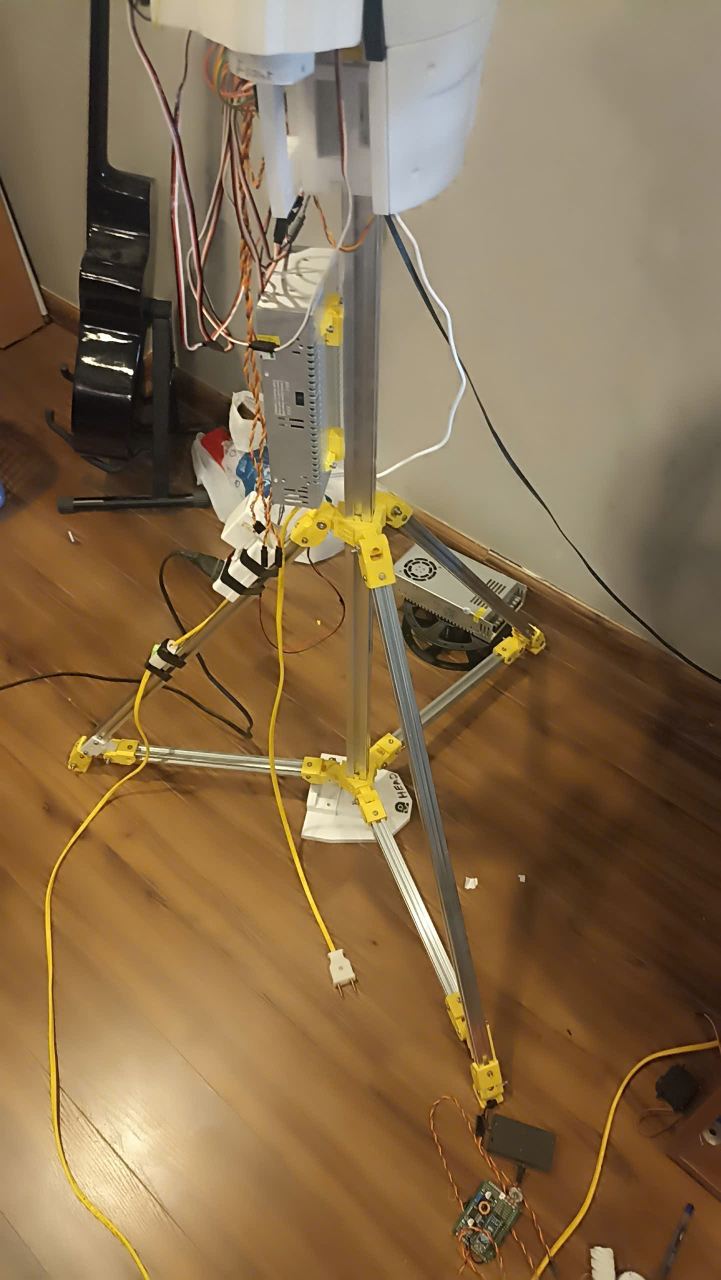
#> input picture Image/Picture/z7868155874915_f5bbcc8e52d952856d9b32bcc407c941.jpg, 1441 x 2560 px (shown at 1/2 size); its folder holds only this picture in this run
$ python -i Debug_screen_completed.py   (imports and definitions only)
#> lines starting #> are read from the running program, lines starting #| are printed output that depends on the picture
### lcd_3inch5/st7796.py
import time
import spidev
import logging
import numpy as np
from gpiozero import *

SPI_Freq = 40000000     # SPI clock frequency
SPI_Mode = 0            # Mode 0
BL_Freq  = 1000         # PWM frequency (backlight)
RST_PIN  = 27
DC_PIN	 = 22
BL_PIN   = 12

class st7796():
    def __init__(self):
        self.np = np
        self.width  = 320
        self.height = 480

        self.GPIO_RST_PIN = DigitalOutputDevice(RST_PIN, active_high=True, initial_value=True)    # RST set as output: pin, high level active, default high
        self.GPIO_DC_PIN  = DigitalOutputDevice(DC_PIN, active_high=True, initial_value=True)     # DC set as output: pin, high level active, default high
        self.GPIO_BL_PIN  = PWMOutputDevice(BL_PIN, frequency=BL_Freq)                            # BL set as PWM: pin, PWM frequency
        self.bl_DutyCycle(100)

        # Initialize SPI
        self.SPI = spidev.SpiDev(0, 0)
        self.SPI.max_speed_hz = SPI_Freq
        self.SPI.mode = 0b00

        self.lcd_init()

    def bl_DutyCycle(self, duty):                   # Set PWM duty cycle
        self.GPIO_BL_PIN.value = duty / 100

    # [5 lines left out: function digital_write, not called in this run]

    def spi_writebyte(self, data):
        if self.SPI!=None :
            self.SPI.writebytes(data)

    def command(self, cmd):
        self.digital_write(self.GPIO_DC_PIN, False)
        self.spi_writebyte([cmd])

    def data(self, val):
        self.digital_write(self.GPIO_DC_PIN, True)
        self.spi_writebyte([val])

    # [223 lines left out: functions reset, dre_rectangle, lcd_init, set_windows, show_image_windows, show_image and 1 more, not called in this run]


### Debug_screen_completed.py
#!/usr/bin/env python3
# -*- coding: utf-8 -*-
"""
Humandroid Debug Screen
- LCD 3.5 inch ST7796 menu
- Keyboard control: W/S move, Enter select, Q back, E stop, H home all
- Lazy initialization: camera/mic/servo/AI modules are loaded only when needed

Copy file to:
    /home/hhl/humandroid/Debug_screen.py
Run:
    python3 /home/hhl/humandroid/Debug_screen.py
"""

import os
import sys
import time
import json
import math
import yaml
import signal
import importlib
import subprocess
from pathlib import Path
from typing import Any, Dict, List, Optional, Tuple

try:
    import cv2
except Exception:  # pragma: no cover - available on Pi
    cv2 = None

try:
    import numpy as np
except Exception:  # pragma: no cover - available on Pi
    np = None

try:
    from PIL import Image, ImageDraw, ImageFont, ImageOps
except Exception as e:
    raise RuntimeError("Pillow is required for Debug_screen.py") from e

try:
    from pynput import keyboard
except Exception:  # pragma: no cover - available on Pi desktop
    keyboard = None


# ==================================================
# PATHS
# ==================================================

PROJECT_ROOT = os.environ.get("HUMANDROID_ROOT", "/home/hhl/humandroid")
PROJECT_ROOT = os.path.abspath(PROJECT_ROOT)

if PROJECT_ROOT not in sys.path:
    sys.path.insert(0, PROJECT_ROOT)

SCRIPT_DIR = os.path.dirname(os.path.abspath(__file__))
if SCRIPT_DIR not in sys.path:
    sys.path.insert(0, SCRIPT_DIR)

CONFIG_FILE = os.path.join(PROJECT_ROOT, "config.yaml")
SERVO_FILE = os.path.join(PROJECT_ROOT, "config_servo_angles.yaml")
POSE_FILE = os.path.join(PROJECT_ROOT, "config_pose.yaml")
ACTION_FILE = os.path.join(PROJECT_ROOT, "actions.txt")
DEBUG_LOG_FILE = os.path.join(PROJECT_ROOT, "debug.log")
FRAME_SAVE_DIR = os.path.join(PROJECT_ROOT, "debug_frames")
MAIN_FILE = os.path.join(PROJECT_ROOT, "main.py")

FONT_PATH = "/usr/share/fonts/truetype/dejavu/DejaVuSans-Bold.ttf"


# ==================================================
# LCD INIT WITH SAFE FALLBACK
# ==================================================

class DummyDisplay:
    """Fallback display so the file can still run in terminal for syntax/debug."""

    def clear(self):
        print("[LCD] clear")

    def show_image(self, img):
        print("[LCD] show_image", img.size)

    def bl_DutyCycle(self, value):
        print(f"[LCD] backlight={value}")

    def module_exit(self):
        print("[LCD] module_exit")


def init_lcd():
    try:
        from lcd_3inch5 import st7796
        d = st7796.st7796()
        d.clear()
        return d
    except Exception as e:
        print(f"[WARN] LCD init failed, using DummyDisplay: {e}")
        return DummyDisplay()


disp = init_lcd()


# ==================================================
# SCREEN CONFIG
# ==================================================

SCREEN_W = 320
SCREEN_H = 480
BTN_X = 30
BTN_W = 260


# ==================================================
# FONT
# ==================================================

def load_font(size: int):
    try:
        return ImageFont.truetype(FONT_PATH, size)
    except Exception:
        return ImageFont.load_default()


font_title = load_font(28)
font_btn = load_font(22)
font_log = load_font(15)
font_text = load_font(22)
#> further down, picture is the input picture: shape (2560, 1441, 3); mean B, G, R 77.6, 109.7, 134.4
font_small = load_font(16)


# ==================================================
# GLOBAL UI STATE
# ==================================================

buttons: List["Button"] = []
selected_idx = 0
current_title = ""
log_lines: List[str] = []

screen_mode = "menu"      # menu | head_control | preview | info | input
input_mode = False
preview_stop = False

head_pitch = 110
head_yaw = 75
HEAD_STEP = 10

HEAD_PITCH_MIN = 30
HEAD_PITCH_MAX = 180
HEAD_YAW_MIN = 10
HEAD_YAW_MAX = 130


# ==================================================
# BASIC HELPERS
# ==================================================

def clamp(value, low, high):
    return max(low, min(high, value))


def ensure_dir(path: str):
    os.makedirs(path, exist_ok=True)


# [20 lines left out: functions safe_str, load_yaml_file, save_yaml_file, not called in this run]


# ==================================================
# CANVAS
# ==================================================

def new_canvas():
    img = Image.new("RGB", (SCREEN_W, SCREEN_H), "black")
    return img, ImageDraw.Draw(img)


def show(img: Image.Image):
    try:
        img = img.rotate(180)
        disp.show_image(img)
    except Exception as e:
        print(f"[LCD] show failed: {e}")


# [131 lines left out: functions clear_screen, safe_backlight_off, log, draw_logs, wrap_line, draw_text_screen and 1 more, not called in this run]


def draw_frame_to_lcd(frame, title="CAMERA", footer="Q: BACK"):
#> called with title = 'CAMERA', footer = 'Q: BACK'
    if cv2 is None:
        draw_text_screen("OpenCV missing", color="red")
        return

    if frame is None:
        draw_text_screen("NO FRAME", color="red")
        return

    try:
        if len(frame.shape) == 3 and frame.shape[2] == 3:
            rgb = cv2.cvtColor(frame, cv2.COLOR_BGR2RGB)
        elif len(frame.shape) == 3 and frame.shape[2] == 4:
            rgb = cv2.cvtColor(frame, cv2.COLOR_BGRA2RGB)
        else:
            rgb = cv2.cvtColor(frame, cv2.COLOR_GRAY2RGB)

        img = Image.fromarray(rgb)
        img = ImageOps.contain(img, (SCREEN_W, SCREEN_H - 42))
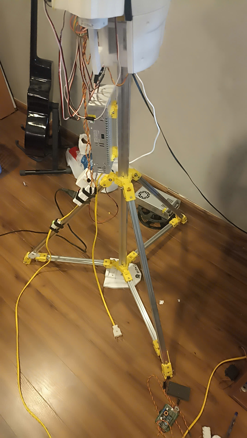
#> img: PIL image 247x438 RGB; mean R, G, B 134.4, 109.7, 77.6

        canvas = Image.new("RGB", (SCREEN_W, SCREEN_H), "black")
#> canvas: PIL image 320x480 RGB; every value is 0
        x = (SCREEN_W - img.width) // 2
#> x = 36
        y = 34
        canvas.paste(img, (x, y))
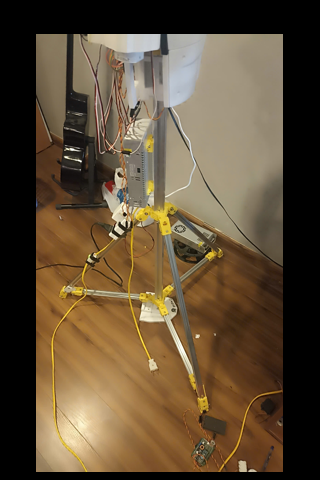
#> canvas: PIL image 320x480 RGB; mean R, G, B 94.7, 77.3, 54.7

        draw = ImageDraw.Draw(canvas)
        draw.rectangle((0, 0, SCREEN_W, 32), fill="black")
        draw.text((8, 7), title[:28], fill="cyan", font=font_log)
        draw.rectangle((0, SCREEN_H - 24, SCREEN_W, SCREEN_H), fill="black")
        draw.text((8, SCREEN_H - 20), footer, fill="yellow", font=font_log)
        show(canvas)
#> in show, `img = img.rotate(180)`:
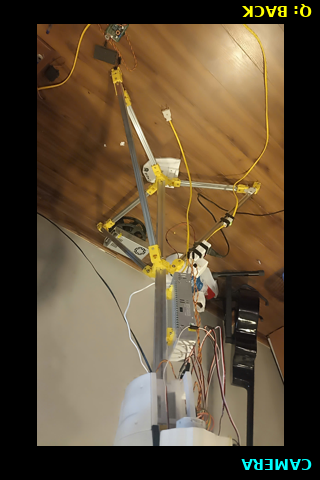
#> img: PIL image 320x480 RGB; mean R, G, B 91.6, 75.7, 53.6
#| [LCD] show_image (320, 480)
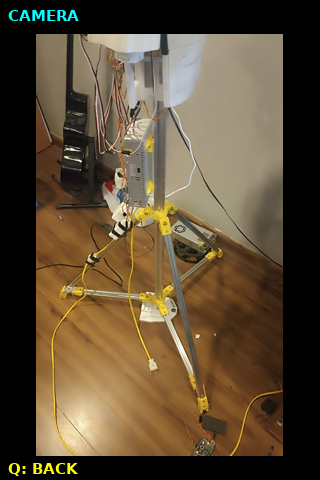
#> canvas: PIL image 320x480 RGB; mean R, G, B 91.6, 75.7, 53.6

    except Exception as e:
        draw_text_screen(f"FRAME ERROR\n{e}", size=16, color="red")


# ==================================================
# BUTTON
# ==================================================

class Button:
    # [78 lines left out: functions __init__, draw, get_button_layout, redraw_menu, show_menu, animate_button, not called in this run]


# ==================================================
# COMMAND RESULT
# ==================================================

def make_result(success=True, message="OK", data=None):
    return {"success": bool(success), "message": str(message), "data": data}


# ==================================================
# LAZY ROBOT CONTEXT
# ==================================================

class DebugContext:
    def __init__(self):
        self.robot = None
        self.camera = None
        self.yolo = None
        self.vision = None
        self.head = None
        self.hand = None
        self.audio = None
        self.mic = None
        self.listener = None
        self.speaker = None
        self.planner = None
        self.answer = None

    # [134 lines left out: functions import_class, get_robot, get_camera, get_yolo, get_vision, get_head and 8 more, not called in this run]


ctx = DebugContext()


# [1068 lines left out: functions call_safe, run_cmd, execute_debug_command, run_shell, sys_info, camera_status and 44 more, not called in this run]


# [2 lines not run here, left out]

>>> import cv2
>>> picture = cv2.imread('Image/Picture/z7868155874915_f5bbcc8e52d952856d9b32bcc407c941.jpg')
>>> result = draw_frame_to_lcd(picture)

$ run again, on Image/Picture/z7868155877616_5650956079e6d698c2b28b74eea5be61.jpg
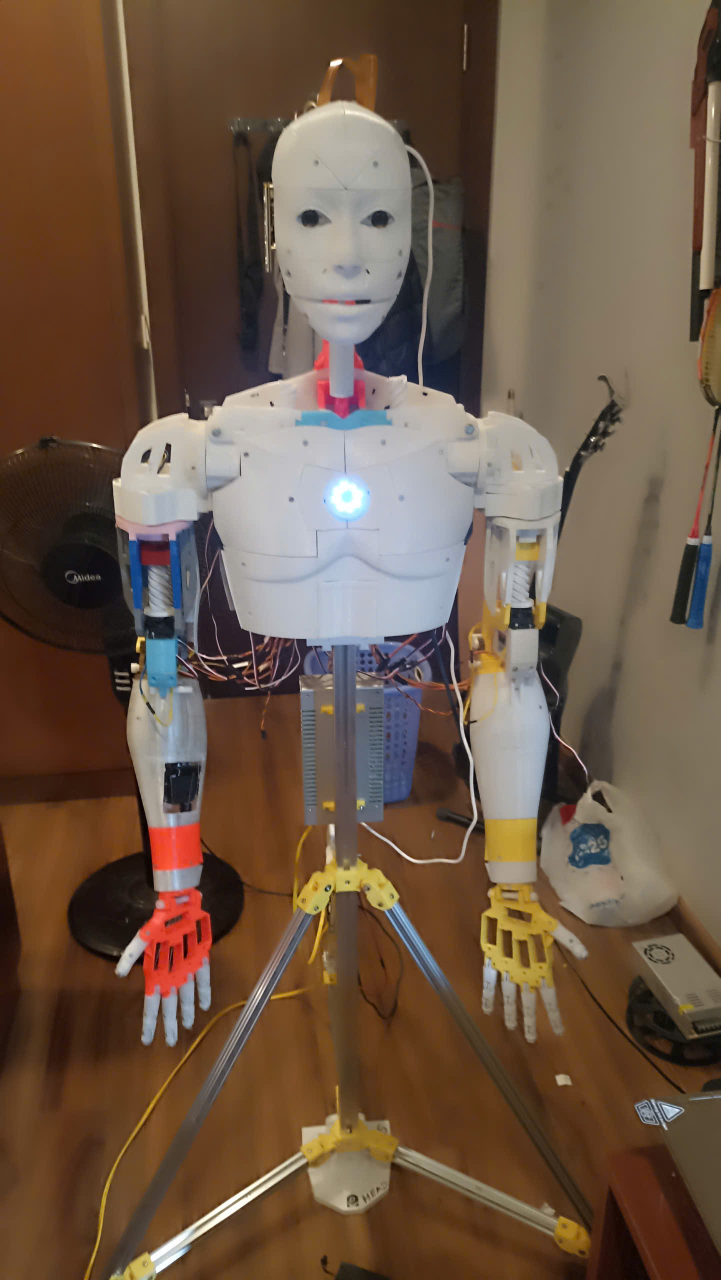
#> input picture Image/Picture/z7868155877616_5650956079e6d698c2b28b74eea5be61.jpg, 1441 x 2560 px (shown at 1/2 size)
#> picture is the input picture: shape (2560, 1441, 3); mean B, G, R 70.7, 88, 109.2
#> in show, `img = img.rotate(180)`:
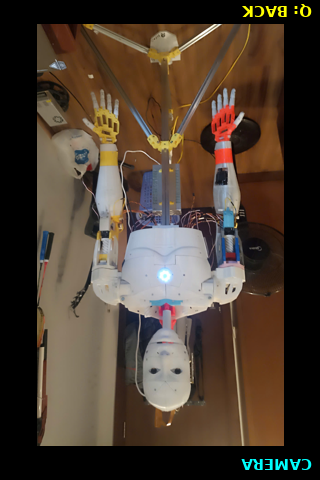
#> img: PIL image 320x480 RGB; mean R, G, B 75.1, 61.6, 49.5
#| [LCD] show_image (320, 480)
#> in draw_frame_to_lcd, `show(canvas)`:
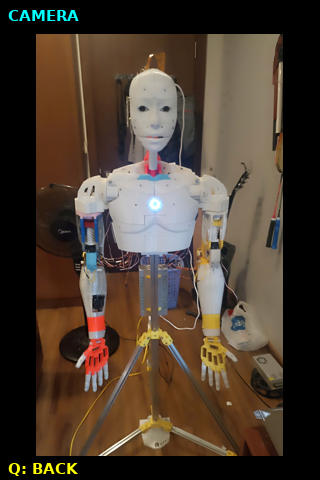
#> canvas: PIL image 320x480 RGB; mean R, G, B 75.1, 61.6, 49.5

$ run again, on Image/Picture/z7868155884505_84aa7b8eb131cfe5940c0bad885087a6.jpg
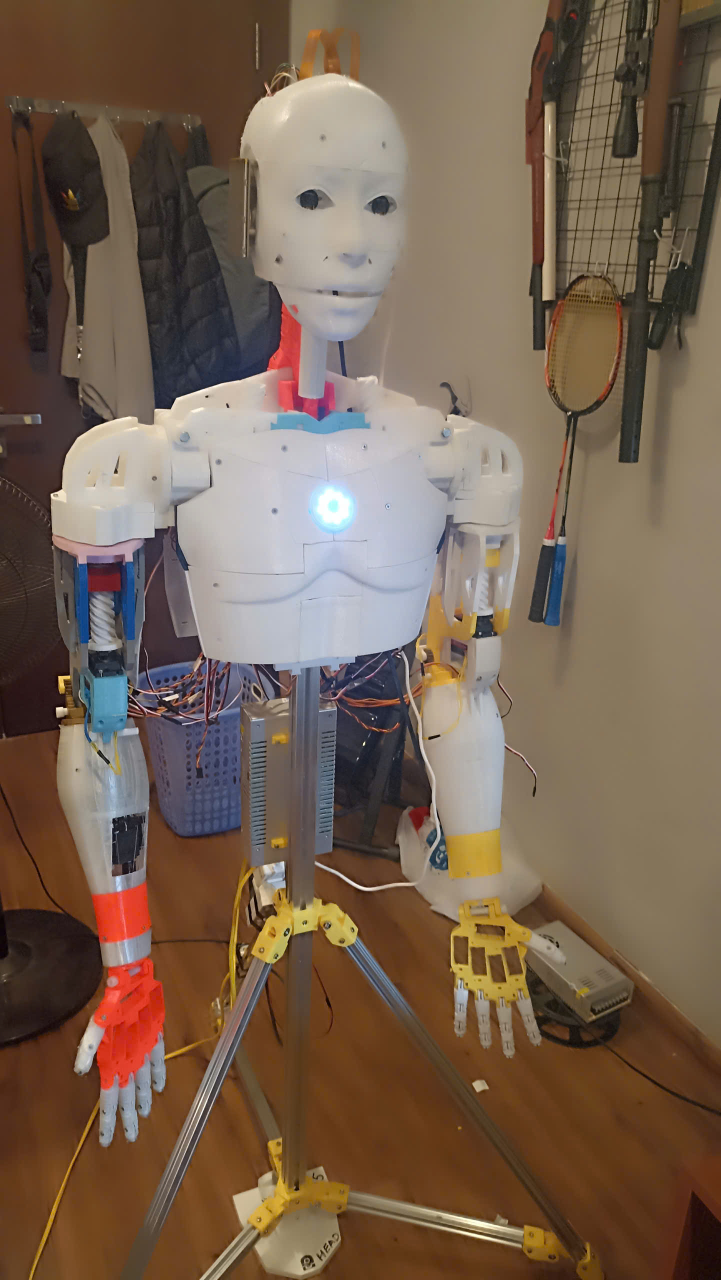
#> input picture Image/Picture/z7868155884505_84aa7b8eb131cfe5940c0bad885087a6.jpg, 1441 x 2560 px (shown at 1/2 size)
#> picture is the input picture: shape (2560, 1441, 3); mean B, G, R 81, 98.2, 118.7
#> in show, `img = img.rotate(180)`:
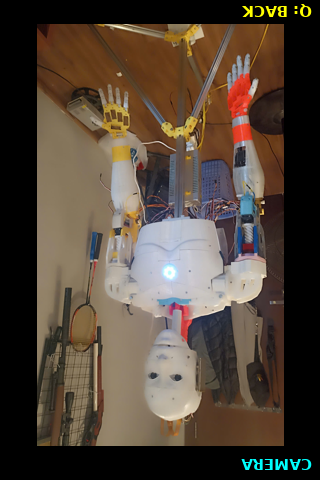
#> img: PIL image 320x480 RGB; mean R, G, B 81.5, 68.5, 56.7
#| [LCD] show_image (320, 480)
#> in draw_frame_to_lcd, `show(canvas)`:
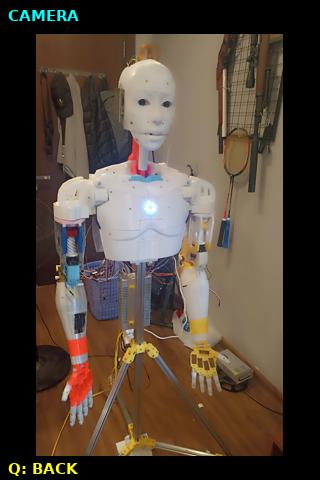
#> canvas: PIL image 320x480 RGB; mean R, G, B 81.5, 68.5, 56.7

$ run again, on Image/Picture/z7868155942574_d485f241bf7a3971751d16f77f0ca9a9.jpg
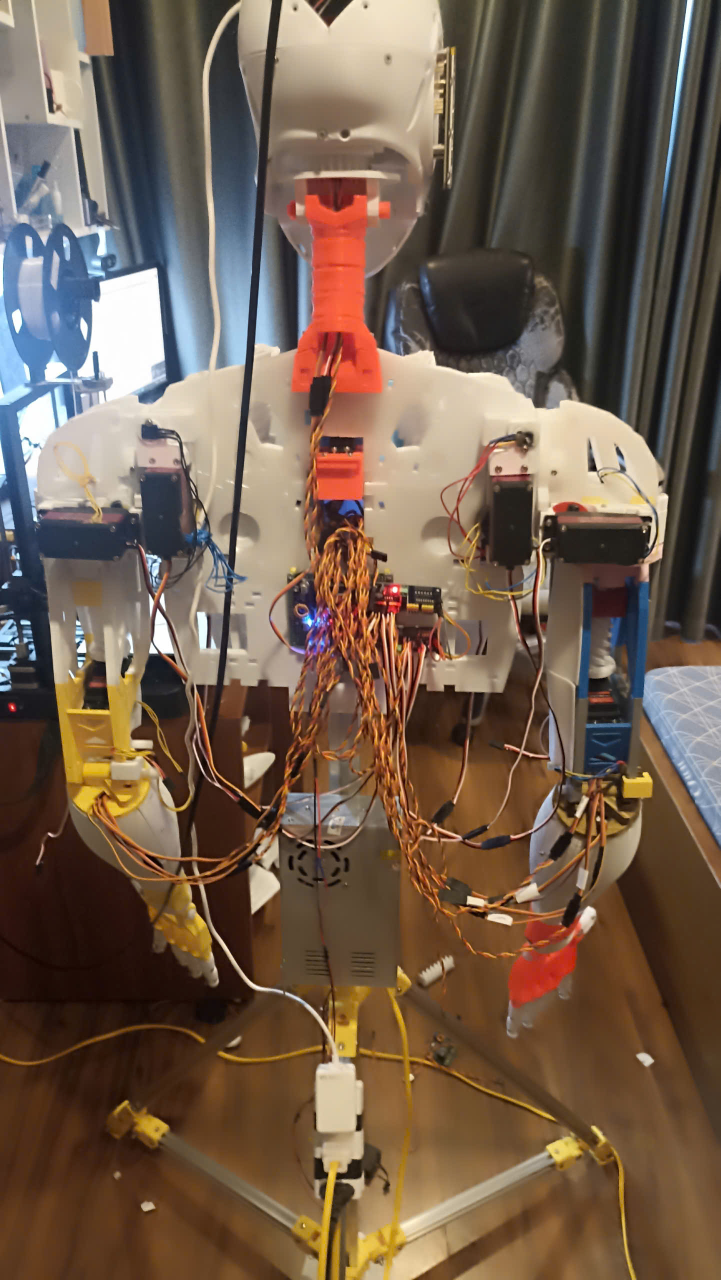
#> input picture Image/Picture/z7868155942574_d485f241bf7a3971751d16f77f0ca9a9.jpg, 1441 x 2560 px (shown at 1/2 size)
#> picture is the input picture: shape (2560, 1441, 3); mean B, G, R 76.6, 93.1, 113.2
#> in show, `img = img.rotate(180)`:
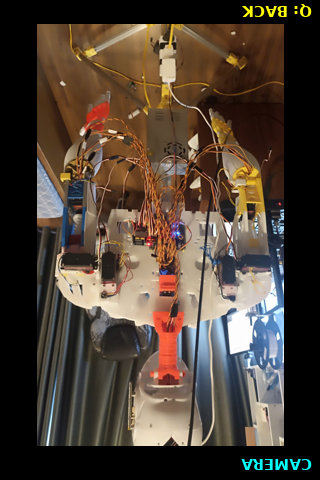
#> img: PIL image 320x480 RGB; mean R, G, B 77.1, 64.4, 53.3
#| [LCD] show_image (320, 480)
#> in draw_frame_to_lcd, `show(canvas)`:
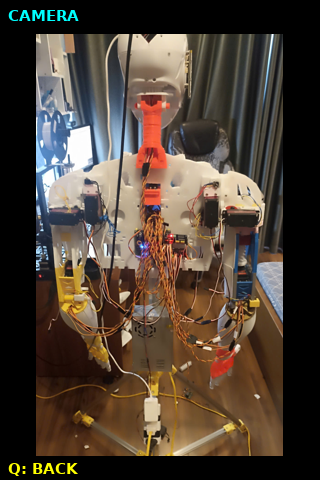
#> canvas: PIL image 320x480 RGB; mean R, G, B 77.1, 64.4, 53.3
